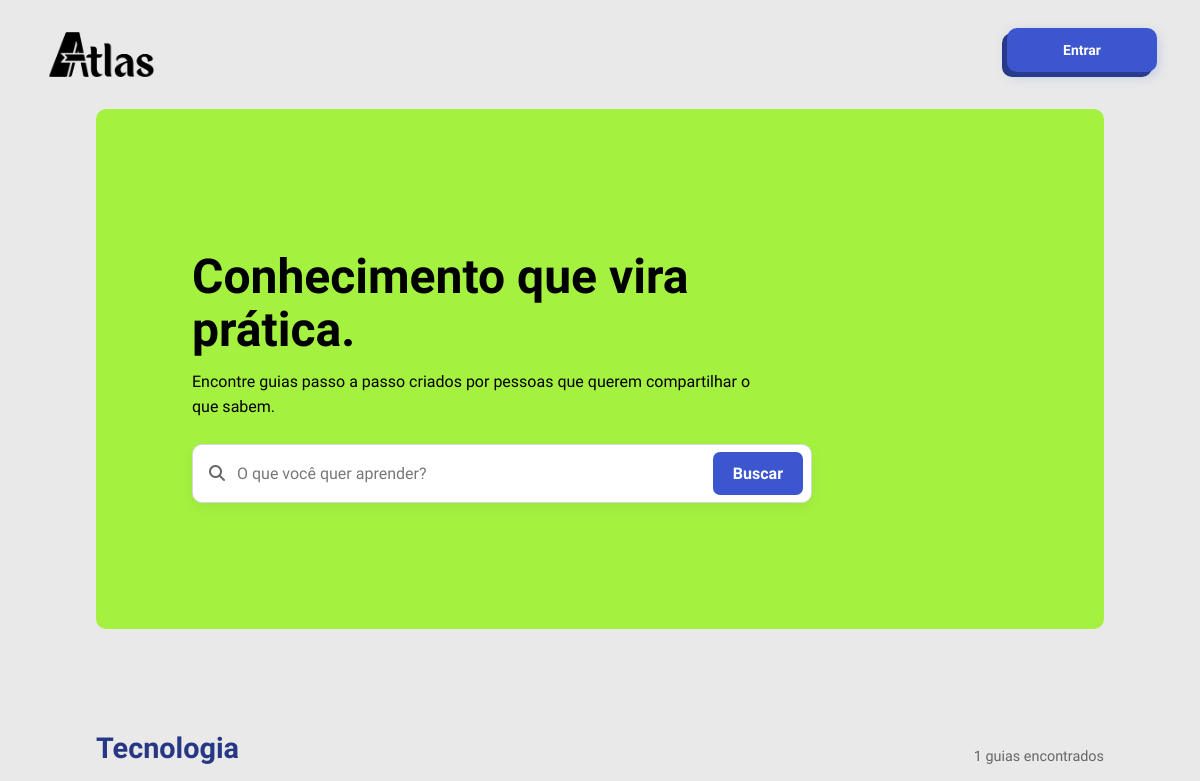
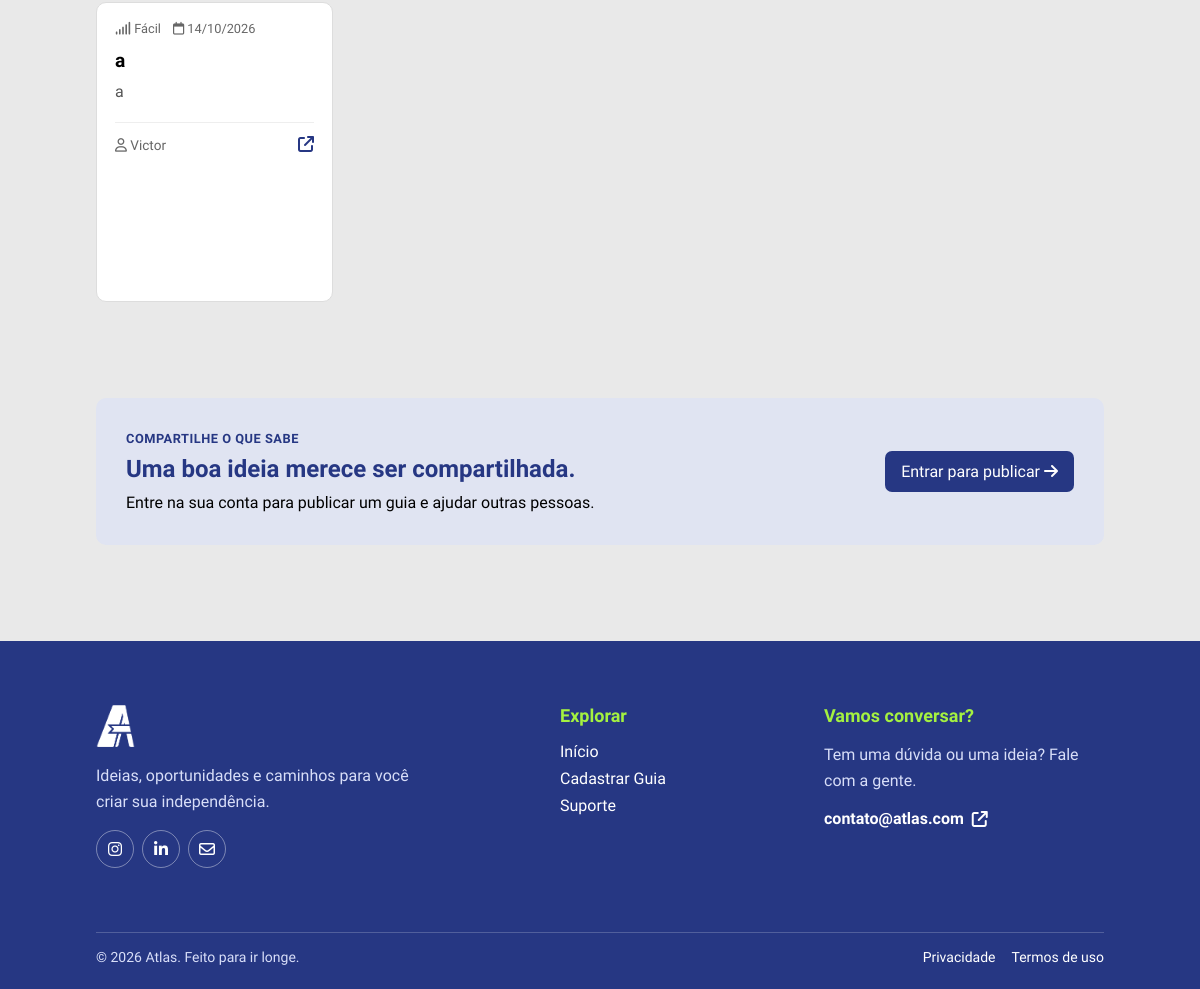
The page /guias_Tecnologia.php on the database its author committed (2 pictures, top to bottom).
### tables this page shows
CREATE TABLE `guia` (
  `id_guia` int(11) NOT NULL,
  `id_usuario` int(11) NOT NULL,
  `titulo` varchar(200) NOT NULL,
  `descricao` text NOT NULL,
  `categoria` enum('Automóveis','Casa','Compras','Cuidados','Culinária','Educação','Finanças','Jardinagem','Limpeza','Manuntenção','Moda','Saúde','Trabalho','Transporte','Tecnologia') NOT NULL,
  `dificuldade` enum('Fácil','Médio','Difícil') NOT NULL,
  `capa` mediumblob NOT NULL,
  `video` text NOT NULL,
  `data_criacao` date NOT NULL DEFAULT current_timestamp(),
  `data_atualizacao` datetime DEFAULT NULL
);

CREATE TABLE `usuario` (
  `id_usuario` int(11) NOT NULL,
  `foto` blob DEFAULT NULL,
  `nome` varchar(100) NOT NULL,
  `email` varchar(150) NOT NULL,
  `senha` varchar(255) NOT NULL,
  `preferencia` enum('Automóveis','Casa','Compras','Cuidados','Culinária','Educação','Finanças','Jardinagem','Limpeza','Manutenção','Moda','Saúde','Tecnologia','Trabalho','Transporte') NOT NULL,
  `nivel` enum('1','2','3','') NOT NULL DEFAULT '3',
  `estado` enum('ativo','inativo','','') NOT NULL DEFAULT 'ativo',
  `data_criacao` datetime NOT NULL DEFAULT current_timestamp()
);

### guias_Tecnologia.php (the view, shortened to what this page needs)
<?php
require_once __DIR__ . '/conexao.php';
$busca = $_GET['busca'] ?? '';
$pagina = max(1, (int)($_GET['pagina'] ?? 1));
$porPagina = 9;
$inicio = ($pagina - 1) * $porPagina;
if (isset($_POST['busca'])) {
    $sql = "SELECT COUNT(*) AS total FROM guia
        WHERE titulo LIKE '%$busca%' OR descricao LIKE '%$busca%'";
    $resultadoTotal = $conn->query($sql);
    $total = mysqli_fetch_assoc($resultadoTotal)['total'];
} else {
    $sql = "SELECT COUNT(*) AS total FROM guia
        WHERE categoria = 'Tecnologia'";
    $resultadoTotal = $conn->query($sql);
    $total = mysqli_fetch_assoc($resultadoTotal)['total'];
}
if (isset($_POST['busca'])) {
    $sql = "SELECT g.id_guia, g.titulo, g.descricao, g.categoria, g.dificuldade,
               g.data_criacao, u.nome AS autor
        FROM guia g
        LEFT JOIN usuario u ON u.id_usuario = g.id_usuario
        WHERE g.titulo LIKE '%$busca%' OR g.descricao LIKE '%$busca%'
        ORDER BY g.data_criacao DESC
        LIMIT $porPagina OFFSET $inicio";
    $resultado = $conn->query($sql);
} else {
    $sql = "SELECT g.id_guia, g.titulo, g.descricao, g.categoria, g.dificuldade,
               g.data_criacao, u.nome AS autor
        FROM guia g
        LEFT JOIN usuario u ON u.id_usuario = g.id_usuario
        WHERE g.categoria = 'Tecnologia'
        ORDER BY g.data_criacao DESC
        LIMIT $porPagina OFFSET $inicio";
    $resultado = $conn->query($sql);
}
function h($valor): string
{
    return htmlspecialchars((string)$valor, ENT_QUOTES, 'UTF-8');
}
?>
<!DOCTYPE html>
<html lang="pt-br">
<head>
    <link rel="stylesheet" href="https://cdnjs.cloudflare.com/ajax/libs/font-awesome/6.4.0/css/all.min.css">
    <link rel="stylesheet" href="css/guias.css">
</head>
<body>
    <header>
        <a class="logo" href="index.php"><img src="imgs_website/logotipoatlas.png"></a>
        <nav class="nav-btns">
            <?php if (isset($_SESSION['id'])): ?>
                <div class="perfil" id="perfil">
                    <p>
                        <img class="foto" src="imgs_perfil/<?= !empty($_SESSION['foto']) ? htmlspecialchars($_SESSION['foto']) : 'foto_padrao.png' ?>">
                        Olá, <?= $_SESSION['nome'] ?>
                    </p>
                    <i class="fa-solid fa-caret-up" id="seta"></i>
                    <div class="perfil-options" id="perfil-options">
                        <a class="perfil-option meu-perfil" id="perfil-option" href="meu_perfil.php">Meu Perfil</a>
                        <a class="perfil-option config" id="perfil-option" href="configuracoes.php">Configurações</a>
                        <a class="perfil-option sair" id="perfil-option" href="sair.php">Sair</a>
                        <?php if (isset($_SESSION['id']) && $_SESSION['nivel'] == 1): ?>
                            <a class="perfil-option admin" id="perfil-option" href="admin.php">Painel do Administrador</a>
                        <?php endif; ?>
                    </div>
                </div>
            <?php else: ?>
                <button class="entrar" onclick="window.location.href='login.php'"></button>
            <?php endif; ?>
        </nav>
    </header>
    <main class="pagina-guias">
        <section class="hero-guias">
            <div class="hero-conteudo">
                <h1>Conhecimento que vira prática.</h1>
                <p>Encontre guias passo a passo criados por pessoas que querem compartilhar o que sabem.</p>
                <form class="busca-guias" action="guias.php" method="get">
                    <i class="fa-solid fa-magnifying-glass"></i>
                    <input type="search" name="busca" value="<?= h($busca) ?>" placeholder="O que você quer aprender?" aria-label="Buscar guias">
                    <button type="submit">Buscar</button>
                </form>
            </div>
        </section>
        <section class="resultados-guias">
            <div class="titulo-secao titulo-resultados">
                <div>
                    <h2>Tecnologia</h2>
                </div>
                <span class="contador-guias"><?= $total ?> <?= $total === 1 ? 'guia encontrado' : 'guias encontrados' ?></span>
            </div>
            <?php if ($total === 0): ?>
                <div class="estado-vazio">
                    <i class="fa-regular fa-folder-open"></i>
                    <h3>Nenhum guia encontrado</h3>
                    <p>Tente buscar por outro termo.</p>
                    <a href="guias.php">Limpar filtros</a>
                </div>
            <?php else: ?>
                <div class="grade-guias">
                    <?php while ($guia = $resultado->fetch_assoc()): ?>
                        <a class="cartao-guia" href="guia.php?id=<?= (int)$guia['id_guia'] ?>">
                            <div class="conteudo-cartao">
                                <div class="metadados-cartao">
                                    <span><i class="fa-solid fa-signal"></i> <?= h($guia['dificuldade']) ?></span>
                                    <span><i class="fa-regular fa-calendar"></i> <?= h(date('d/m/Y', strtotime($guia['data_criacao']))) ?></span>
                                </div>
                                <h3><?= h($guia['titulo']) ?></h3>
                                <p><?= h(mb_strimwidth(trim($guia['descricao']), 0, 118, '…', 'UTF-8')) ?></p>
                                <div class="rodape-cartao">
                                    <span class="autor-guia"><i class="fa-regular fa-user"></i> <?= h($guia['autor'] ?: 'Comunidade ATLAS') ?></span>
                                    <span class="abrir-guia" aria-label="Abrir guia"><i class="fa-solid fa-arrow-up-right-from-square"></i></span>
                                </div>
                            </div>
                        </a>
                    <?php endwhile; ?>
                </div>
            <?php endif; ?>
        </section>
        <?php if (!isset($_SESSION['id'])): ?>
            <section class="convite-criar">
                <div><span class="sobretitulo">COMPARTILHE O QUE SABE</span>
                    <h2>Uma boa ideia merece ser compartilhada.</h2>
                    <p>Entre na sua conta para publicar um guia e ajudar outras pessoas.</p>
                </div>
                <a href="login.php">Entrar para publicar <i class="fa-solid fa-arrow-right"></i></a>
            </section>
        <?php endif; ?>
    </main>
    <footer>
        <div class="footer-content">
            <div class="footer-brand">
                <a class="footer-logo" href="index.php" aria-label="Voltar para o início"><img src="imgs_website/logoatlas.png" alt="ATLAS"></a>
                <p>Ideias, oportunidades e caminhos para você criar sua independência.</p>
                <div class="footer-socials" aria-label="Redes sociais">
                    <a href="#" aria-label="Instagram"><i class="fa-brands fa-instagram"></i></a>
                    <a href="#" aria-label="LinkedIn"><i class="fa-brands fa-linkedin-in"></i></a>
                    <a href="mailto:contato@atlas.com" aria-label="Enviar e-mail"><i class="fa-regular fa-envelope"></i></a>
                </div>
            </div>
            <div class="footer-section">
                <h3>Explorar</h3>
                <a href="index.php">Início</a>
                <a href="cadastro_guias.php">Cadastrar Guia</a>
                <a href="suporte.php">Suporte
                </a>
            </div>
            <div class="footer-section footer-contact">
                <h3>Vamos conversar?</h3>
                <p>Tem uma dúvida ou uma ideia? Fale com a gente.</p><a href="mailto:contato@atlas.com">contato@atlas.com <i class="fa-solid fa-arrow-up-right-from-square"></i></a>
            </div>
        </div>
        <div class="footer-bottom">
            <p>&copy; <?= date('Y') ?> Atlas. Feito para ir longe.</p>
            <div><a href="#">Privacidade</a><a href="#">Termos de uso</a></div>
        </div>
    </footer>
</body>
</html>

### css/guias.css (style rules this page uses)
a { text-decoration: none; }
.hero-guias { display: flex; flex-direction: row; align-items: center; justify-content: flex-start; min-height: 520px; margin: 0 var(--space-7); padding: var(--space-7) var(--space-7); background-color: var(--color-accent); border-radius: var(--radius-md); }
.hero-conteudo { max-width: 650px; }
.sobretitulo { color: var(--color-primary, #263783); font-size: .8rem; font-weight: 700; letter-spacing: .04em; }
.hero-guias h1 { margin: 16px 0 12px; color: #000; font-size: clamp(2rem, 4vw, 3.4rem); line-height: 1.1; }
.hero-guias p { max-width: 560px; margin: 0; line-height: 1.6; }
.explorar-guias, .resultados-guias { margin: var(--space-7) var(--space-7); }
.titulo-secao { display: flex; align-items: end; justify-content: space-between; gap: 18px; margin-bottom: 18px; }
.titulo-secao h2 { margin: 6px 0 0; color: var(--color-primary, #263783); font-size: 1.8rem; }
.contador-guias { color: #666; font-size: .9rem; }
.grade-guias { display: grid; grid-template-columns: repeat(4, minmax(0, 1fr)); gap: 20px; }
.cartao-guia { display: flex; flex-direction: column; overflow: hidden; border: 1px solid #ddd; border-radius: 10px; min-height: 300px; background: #fff; color: inherit; transition: transform .2s, box-shadow .2s; }
.conteudo-cartao { display: flex; flex: 1; flex-direction: column; padding: 18px; }
.metadados-cartao { display: flex; flex-wrap: wrap; gap: 12px; color: #666; font-size: .8rem; }
.conteudo-cartao h3 { margin: 13px 0 8px; font-size: 1.2rem; }
.conteudo-cartao>p { margin: 0; color: #555; line-height: 1.5; }
.rodape-cartao { display: flex; align-items: center; justify-content: space-between; gap: 12px; margin-top: 18px; padding-top: 12px; border-top: 1px solid #eee; }
.autor-guia { color: #666; font-size: .85rem; }
.abrir-guia { color: var(--color-primary, #263783); }
.estado-vazio a, .convite-criar>a { display: inline-block; padding: 11px 16px; border-radius: 7px; background: var(--color-primary, #263783); color: #fff; }
.convite-criar { display: flex; align-items: center; justify-content: space-between; gap: 24px; margin: var(--space-7); margin-bottom: 0; padding: 30px; border-radius: 10px; background: #e0e4f2; }
.convite-criar h2 { margin: 8px 0; color: var(--color-primary); }
.convite-criar p { margin-bottom: 0; line-height: 1.5; }
.busca-guias { display: flex; align-items: center; gap: 12px; width: 100%; max-width: 620px; margin-top: 24px; padding: 7px 8px 7px 16px; border: 1px solid #d5d8df; border-radius: 10px; background: #fff; box-shadow: 0 4px 14px #0000000d; }
.busca-guias>i { flex-shrink: 0; color: #666; font-size: 1rem; }
.busca-guias input { flex: 1; width: 100%; min-width: 0; padding: 12px 0; border: 0; outline: none; background: transparent; color: #222; font: inherit; }
.busca-guias input::placeholder { color: #777; }
.busca-guias button { flex-shrink: 0; padding: 12px 20px; border: 0; border-radius: 7px; background-color: var(--color-primary-light); color: #fff; font: inherit; font-weight: 600; cursor: pointer; transition: background-color .2s; }

### css/header.css (style rules this page uses)
header { display: flex; align-items: center; justify-content: space-between; gap: var(--space-6); width: 100%; padding: var(--space-4) var(--space-5); background-color: var(--color-bg); }
.logo { display: flex; align-items: center; justify-content: flex-start; height: 100%; max-width: 100px; }
.logo img { display: block; width: auto; height: 45px; cursor: pointer; }
a { text-decoration: none; }
.nav-btns { display: flex; align-items: center; width: fit-content; height: 100%; gap: var(--space-3); }
.entrar { position: relative; display: flex; align-items: center; justify-content: center; width: 150px; height: 44px; border: none; border-radius: var(--radius-md); background-color: var(--color-primary); color: var(--color-text-inverse); font-size: 14px; cursor: pointer; font-style: 'Google Sans', sans-serif; }
.entrar::before { content: 'Entrar'; position: absolute; inset: 0; display: flex; align-items: center; justify-content: center; border-radius: var(--radius-md); background-color: var(--color-primary-light); box-shadow: 0 4px 12px rgba(59, 86, 207, 0.25); color: var(--color-text-inverse); font-size: 14px; font-weight: 600; white-space: nowrap; translate: 5px -5px; transition: translate var(--transition-fast), box-shadow var(--transition-fast); font-family: 'Google Sans'; }

### rows shown on the page
guia: dificuldade "Fácil", data_criacao "14/10/2026", titulo "a", descricao "a", id_usuario.nome "Victor"

### other values the page prints
$total "1"
